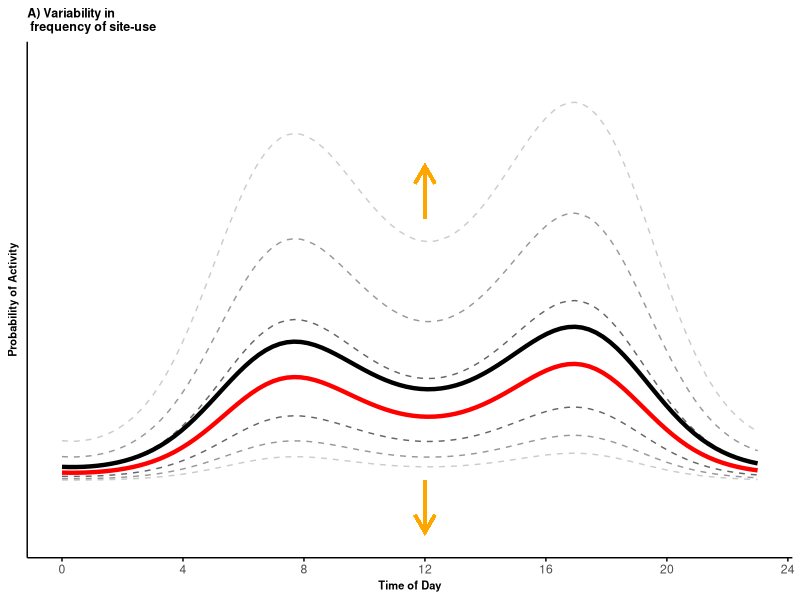
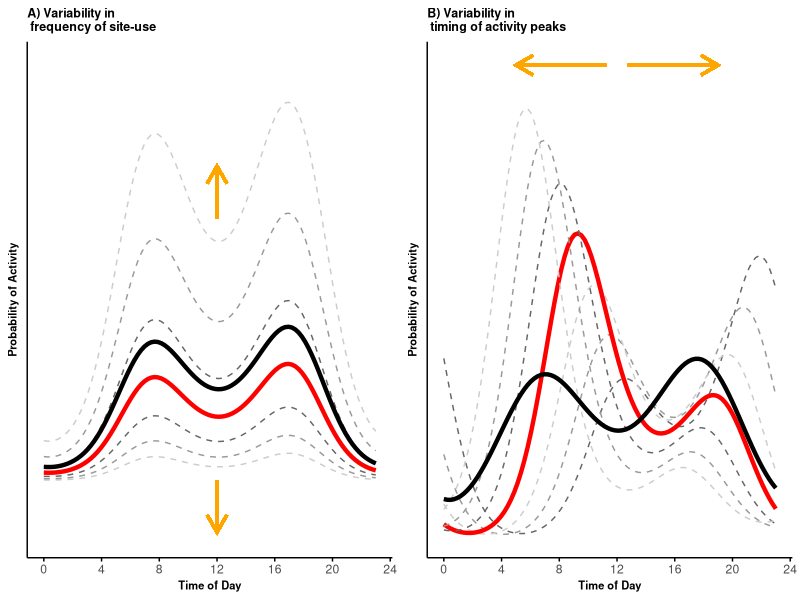
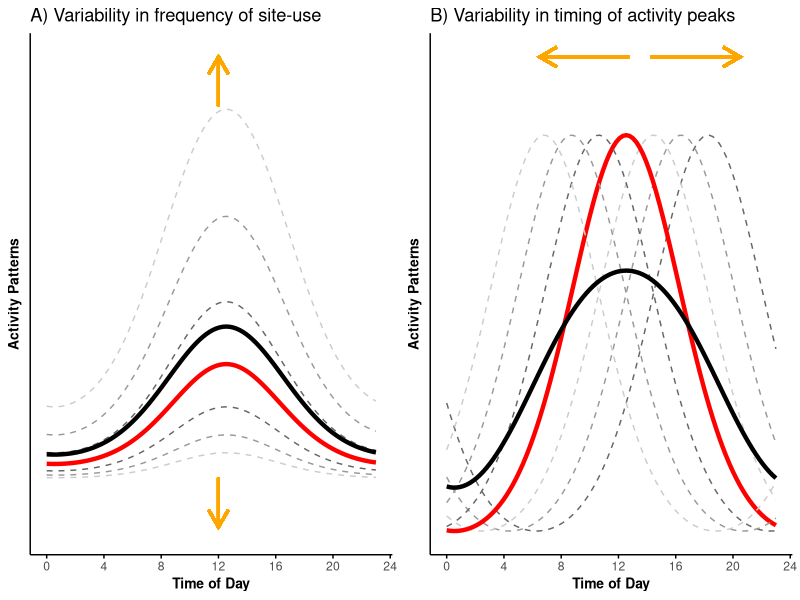

Here is the R script that generated these plots, in order:
## ---- chunk 1
# Load libraries and set equations' parameters
rm(list = ls())
set.seed(129)
library(dplyr)
library(grid)
library(gridExtra)
library(ggplot2)
wavelength = 24
b0 = -3
b1 = 1 
b2 = 0.7
theta0 = 3
theta1 = 2 
tau_i = gamma_i = seq(-1.5, 1.5, by = 0.5)
time <- seq(0, 23, length.out = 100)
## ---- chunk 2
# create the curves
p_df <- data.frame(p = c(
  plogis(b0 + b1*cos(2*pi*time/(24)+theta0 + gamma_i[4]) + b2*cos(2*pi*time/(12)+theta0 + gamma_i[4]) + tau_i[1]),
  plogis(b0 + b1*cos(2*pi*time/(24)+theta0 + gamma_i[4]) + b2*cos(2*pi*time/(12)+theta0 + gamma_i[4]) + tau_i[2]),
  plogis(b0 + b1*cos(2*pi*time/(24)+theta0 + gamma_i[4]) + b2*cos(2*pi*time/(12)+theta0 + gamma_i[4]) + tau_i[3]),
  plogis(b0 + b1*cos(2*pi*time/(24)+theta0 + gamma_i[4]) + b2*cos(2*pi*time/(12)+theta0 + gamma_i[4]) + tau_i[4]), # equivalent to the conditional mean
  plogis(b0 + b1*cos(2*pi*time/(24)+theta0 + gamma_i[4]) + b2*cos(2*pi*time/(12)+theta0 + gamma_i[4]) + tau_i[5]),
  plogis(b0 + b1*cos(2*pi*time/(24)+theta0 + gamma_i[4]) + b2*cos(2*pi*time/(12)+theta0 + gamma_i[4]) + tau_i[6]),
  plogis(b0 + b1*cos(2*pi*time/(24)+theta0 + gamma_i[4]) + b2*cos(2*pi*time/(12)+theta0 + gamma_i[4]) + tau_i[7])
), time = rep(time, 7), 
mean = c(rep(rep("off", length(time)),3), rep("on", length(time)), rep(rep("off", length(time)),3)),
curvesID = as.factor(rep(1:7, each = length(time))),
curvesLeg = as.factor(rep(c("+/- 1.5 SD", "+/- 1 SD", "+/- 0.5 SD", "Conditional", "+/- 0.5 SD", "+/- 1 SD", "+/- 1.5 SD"), each = length(time)))
)

# calculate the marginal mean activity curve by integrating over the distribution of the random effects
p_marg <- matrix(NA,length(time), 1)
for(i in 1:length(time)){
     intfun<-function(tau_x){
       plogis(b0 + b1*cos(2*pi*time[i]/(24)+ theta0 + gamma_i[4]) + b2*cos(2*pi*time[i]/(12)+theta0 + gamma_i[4]) + tau_x)*dnorm(tau_x, mean = 0, sd = 1)
       }
       p_marg[i]<-integrate(intfun,-Inf, Inf)[1]
}
p_df2 <- data.frame(p = unlist(p_marg),
                    time = time,
                    mean = "on", 
                    curvesID = as.factor(8),
                    curvesLeg = as.factor("Marginal"))
p_df <- rbind(p_df, p_df2)

# p_df2 <- p_df %>% select(p, time) %>% group_by(time) %>% 
#   summarize(p = mean(p)) %>% 
#   mutate(mean = "on", curvesID = as.factor(8),
#          curvesLeg = as.factor("Marginal"))
# 
# p_df <- rbind(p_df, as.data.frame(p_df2))

# plot
(pl_vert <- ggplot(p_df, aes(x = time, y = p, group = curvesID)) +
  geom_line(aes(color = curvesLeg, linewidth = mean, linetype = mean)) +
  scale_color_manual(values = c("grey40", "grey60", "grey80", "red", "black")) +
  scale_linewidth_manual(values = c(0.5, 1.5)) +
  scale_linetype_manual(values = c(2, 1, 2)) +
  coord_cartesian(ylim = c(-0.05, 0.40)) +
  labs(x = "Time of Day", y = "Probability of Activity", title = "A) Variability in \n frequency of site-use") +
  theme_minimal()+
  theme(legend.position = "none",
        axis.line = element_line(colour = 'black', linetype = 'solid'),
        axis.ticks.x = element_line(colour = 'black', linetype = 'solid'), #element_blank(), #
        axis.text.y = element_blank(), 
        axis.title=element_text(size = 8,face = "bold"),
        plot.title=element_text(size = 9,face = "bold"),
        panel.grid.minor = element_blank(),
        panel.grid.major = element_blank()) + 
  geom_segment(aes(x=12, y=min(p), xend=12, yend=min(p)-0.05), arrow=arrow(length= unit(0.5, "cm")), 
               linewidth = 1, color = "orange", linejoin = "mitre") +
  geom_segment(aes(x=12, y=0.25+0.003, xend=12, yend=0.25+0.053), arrow=arrow(length= unit(0.5, "cm")), 
               linewidth = 1, color = "orange", linejoin = "mitre")+
  scale_x_continuous(breaks=seq(0,24,length.out=7), labels=seq(0,24,4))) 

## ---- chunk 3
# create the curves
p_df <- data.frame(p = c(
  plogis(b0 + b1*cos(2*pi*time/(24)+theta0 + gamma_i[1]) + b2*cos(2*pi*time/(12)+ theta1 + gamma_i[1]) + tau_i[4]),
  plogis(b0 + b1*cos(2*pi*time/(24)+theta0 + gamma_i[2]) + b2*cos(2*pi*time/(12)+ theta1 + gamma_i[2]) + tau_i[4]),
  plogis(b0 + b1*cos(2*pi*time/(24)+theta0 + gamma_i[3]) + b2*cos(2*pi*time/(12)+ theta1 + gamma_i[3]) + tau_i[4]),
  plogis(b0 + b1*cos(2*pi*time/(24)+theta0 + gamma_i[4]) + b2*cos(2*pi*time/(12)+ theta1 + gamma_i[4]) + tau_i[4]),
  plogis(b0 + b1*cos(2*pi*time/(24)+theta0 + gamma_i[5]) + b2*cos(2*pi*time/(12)+ theta1 + gamma_i[5]) + tau_i[4]),
  plogis(b0 + b1*cos(2*pi*time/(24)+theta0 + gamma_i[6]) + b2*cos(2*pi*time/(12)+ theta1 + gamma_i[6]) + tau_i[4]),
  plogis(b0 + b1*cos(2*pi*time/(24)+theta0 + gamma_i[7]) + b2*cos(2*pi*time/(12)+ theta1 + gamma_i[7]) + tau_i[4])
), time = rep(time, 7), 
mean = c(rep(rep("off", length(time)),3), rep("on", length(time)), rep(rep("off", length(time)),3)),
curvesID = as.factor(rep(1:7, each = length(time))),
curvesLeg = as.factor(rep(c("+/- 0.5 SD", "+/- 1 SD", "+/- 1.5 SD", "Conditional", "+/- 0.5 SD", "+/- 1 SD", "+/- 1.5 SD"), each = length(time))) 
)

# calculate the marginal mean activity curve by integrating over the distribution of the random effects
p_marg <- matrix(NA,length(time), 1)
for(i in 1:length(time)){
     intfun<-function(gamma_x){
       plogis(b0 + b1*cos(2*pi*time[i]/(24)+ theta0 + gamma_x) + b2*cos(2*pi*time[i]/(12)+theta0 + gamma_x) + tau_i[4])*dnorm(gamma_x, mean = 0, sd = 1)
       }
       p_marg[i]<-integrate(intfun,-Inf, Inf)[1]
}
p_df2 <- data.frame(p = unlist(p_marg),
                    time = time,
                    mean = "on", 
                    curvesID = as.factor(8),
                    curvesLeg = as.factor("Marginal"))
p_df <- rbind(p_df, p_df2)

# # calculate the marginal mean activity curve
# p_df2 <- p_df %>% select(p, time) %>% group_by(time) %>% 
#   summarize(p = mean(p)) %>% 
#   mutate(mean = "on", curvesID = as.factor(8),
#          curvesLeg = as.factor("Marginal"))
# 
# p_df <- rbind(p_df, as.data.frame(p_df2))

# plot
pl_hor <- ggplot(p_df, aes(x = time, y = p, group = curvesID)) +
  geom_line(aes(color = curvesLeg, linewidth = mean, linetype = mean)) +
  scale_color_manual(values = c("grey40", "grey60", "grey80", "red", "black")) +
  scale_linewidth_manual(values = c(0.5, 1.5)) +
  scale_linetype_manual(values = c(2, 1)) +
  labs(x = "Time of Day", y = "Probability of Activity", title = "B) Variability in \n timing of activity peaks") +
  theme_minimal()+
  theme(legend.position = "none", 
        axis.line = element_line(colour = 'black', linetype = 'solid'),
        axis.ticks.x = element_line(colour = 'black', linetype = 'solid'), 
        axis.text.y = element_blank(), 
        axis.title=element_text(size=8,face="bold"),
        plot.title=element_text(size=9,face="bold"),
        panel.grid.minor = element_blank(),
        panel.grid.major = element_blank()) +
  geom_segment(aes(x=12 - 0.75, y=max(p) + 0.02, xend=12 - 7, yend=max(p) + 0.02), arrow=arrow(length= unit(0.5, "cm")), 
               linewidth = 1, color = "orange", linejoin = "mitre") +
  geom_segment(aes(x=12 + 0.75, y=max(p) + 0.02, xend=12 + 7, yend=max(p) + 0.02), arrow=arrow(length= unit(0.5, "cm")), 
               linewidth = 1, color = "orange", linejoin = "mitre") +
  scale_x_continuous(breaks=seq(0,24,length.out=7), labels=seq(0,24,4))+
  guides(linetype=element_blank())


# Join plots
pl <- grid.arrange(pl_vert, pl_hor, ncol = 2)

## ---- chunk 4
# setting beta2 equal to zero 
b2 = 0

# change in frequency of site-use
# create the curves
p_df <- data.frame(p = c(
  plogis(b0 + b1*cos(2*pi*time/(24)+theta0 + gamma_i[4]) + b2*cos(2*pi*time/(12)+theta0 + gamma_i[4]) + tau_i[1]),
  plogis(b0 + b1*cos(2*pi*time/(24)+theta0 + gamma_i[4]) + b2*cos(2*pi*time/(12)+theta0 + gamma_i[4]) + tau_i[2]),
  plogis(b0 + b1*cos(2*pi*time/(24)+theta0 + gamma_i[4]) + b2*cos(2*pi*time/(12)+theta0 + gamma_i[4]) + tau_i[3]),
  plogis(b0 + b1*cos(2*pi*time/(24)+theta0 + gamma_i[4]) + b2*cos(2*pi*time/(12)+theta0 + gamma_i[4]) + tau_i[4]),
  plogis(b0 + b1*cos(2*pi*time/(24)+theta0 + gamma_i[4]) + b2*cos(2*pi*time/(12)+theta0 + gamma_i[4]) + tau_i[5]),
  plogis(b0 + b1*cos(2*pi*time/(24)+theta0 + gamma_i[4]) + b2*cos(2*pi*time/(12)+theta0 + gamma_i[4]) + tau_i[6]),
  plogis(b0 + b1*cos(2*pi*time/(24)+theta0 + gamma_i[4]) + b2*cos(2*pi*time/(12)+theta0 + gamma_i[4]) + tau_i[7])
), time = rep(time, 7), 
mean = c(rep(rep("off", length(time)),3), rep("on", length(time)), rep(rep("off", length(time)),3)),
curvesID = as.factor(rep(1:7, each = length(time))),
curvesLeg = as.factor(rep(c("+/- 1.5 SD", "+/- 1 SD", "+/- 0.5 SD", "Conditional", "+/- 0.5 SD", "+/- 1 SD", "+/- 1.5 SD"), each = length(time)))
)

# calculate the marginal mean activity curve
p_df2 <- p_df %>% select(p, time) %>% group_by(time) %>% 
  summarize(p = mean(p)) %>% 
  mutate(mean = "on", curvesID = as.factor(8),
         curvesLeg = as.factor("Marginal"))

p_df <- rbind(p_df, as.data.frame(p_df2))

# plot
pl_vert_uni <- ggplot(p_df, aes(x = time, y = p, group = curvesID)) +
  geom_line(aes(color = curvesLeg, linewidth = mean, linetype = mean)) +
  scale_color_manual(values = c("grey40", "grey60", "grey80", "red", "black")) +
  scale_linewidth_manual(values = c(0.5, 1.5)) +
  scale_linetype_manual(values = c(2, 1, 2)) +
  coord_cartesian(ylim = c(-0.05, max(p_df$p)+0.053)) +
  labs(x = "Time of Day", y = "Activity Patterns", title = "A) Variability in frequency of site-use") +
  theme_minimal()+
  theme(legend.position = "none",
        axis.line = element_line(colour = 'black', linetype = 'solid'),
        axis.ticks.x = element_line(colour = 'black', linetype = 'solid'), 
        axis.text.y = element_blank(), #element_text(size=8),
        axis.title=element_text(size=10,face="bold"),
        panel.grid.minor = element_blank(),
        panel.grid.major = element_blank()) + 
  geom_segment(aes(x=12, y=min(p), xend=12, yend=min(p)-0.05), arrow=arrow(length= unit(0.5, "cm")), 
               linewidth = 1, color = "orange", linejoin = "mitre") +
  geom_segment(aes(x=12, y=max(p)+0.003, xend=12, yend=max(p)+0.053), arrow=arrow(length= unit(0.5, "cm")), 
               linewidth = 1, color = "orange", linejoin = "mitre")+
  scale_x_continuous(breaks=seq(0,24,length.out=7), labels=seq(0,24,4)) 

# change in timing of activity peak
# creating the curves
p_df <- data.frame(p = c(
  plogis(b0 + b1*cos(2*pi*time/(24)+theta0 + gamma_i[1]) + b2*cos(2*pi*time/(12)+ theta1 + gamma_i[1]) + tau_i[4]),
  plogis(b0 + b1*cos(2*pi*time/(24)+theta0 + gamma_i[2]) + b2*cos(2*pi*time/(12)+ theta1 + gamma_i[2]) + tau_i[4]),
  plogis(b0 + b1*cos(2*pi*time/(24)+theta0 + gamma_i[3]) + b2*cos(2*pi*time/(12)+ theta1 + gamma_i[3]) + tau_i[4]),
  plogis(b0 + b1*cos(2*pi*time/(24)+theta0 + gamma_i[4]) + b2*cos(2*pi*time/(12)+ theta1 + gamma_i[4]) + tau_i[4]),
  plogis(b0 + b1*cos(2*pi*time/(24)+theta0 + gamma_i[5]) + b2*cos(2*pi*time/(12)+ theta1 + gamma_i[5]) + tau_i[4]),
  plogis(b0 + b1*cos(2*pi*time/(24)+theta0 + gamma_i[6]) + b2*cos(2*pi*time/(12)+ theta1 + gamma_i[6]) + tau_i[4]),
  plogis(b0 + b1*cos(2*pi*time/(24)+theta0 + gamma_i[7]) + b2*cos(2*pi*time/(12)+ theta1 + gamma_i[7]) + tau_i[4])
), time = rep(time, 7), 
mean = c(rep(rep("off", length(time)),3), rep("on", length(time)), rep(rep("off", length(time)),3)),
curvesID = as.factor(rep(1:7, each = length(time))),
curvesLeg = as.factor(rep(c("+/- 0.5 SD", "+/- 1 SD", "+/- 1.5 SD", "Conditional", "+/- 0.5 SD", "+/- 1 SD", "+/- 1.5 SD"), each = length(time))) 
)

# calculate the marginal mean activity curve
p_df2 <- p_df %>% select(p, time) %>% group_by(time) %>% 
  summarize(p = mean(p)) %>% 
  mutate(mean = "on", curvesID = as.factor(8),
         curvesLeg = as.factor("Marginal"))

p_df <- rbind(p_df, as.data.frame(p_df2))

# plot
pl_hor_uni <- ggplot(p_df, aes(x = time, y = p, group = curvesID)) +
  geom_line(aes(color = curvesLeg, linewidth = mean, linetype = mean)) +
  scale_color_manual(values = c("grey40", "grey60", "grey80", "red", "black")) +
  scale_linewidth_manual(values = c(0.5, 1.5)) +
  scale_linetype_manual(values = c(2, 1)) +
  labs(x = "Time of Day", y = "Activity Patterns", title = "B) Variability in timing of activity peaks") +
  theme_minimal()+
  theme(legend.position = "none", 
        axis.line = element_line(colour = 'black', linetype = 'solid'),
        axis.ticks.x = element_line(colour = 'black', linetype = 'solid'),
        axis.text.y = element_blank(), #element_text(size=8),
        axis.title=element_text(size=10,face="bold"),
        panel.grid.minor = element_blank(),
        panel.grid.major = element_blank()) +
  geom_segment(aes(x=13.5 - 0.75, y=max(p) + 0.02, xend=13.5 - 7, yend=max(p) + 0.02), arrow=arrow(length= unit(0.5, "cm")), 
               linewidth = 1, color = "orange", linejoin = "mitre") +
  geom_segment(aes(x=13.5 + 0.75, y=max(p) + 0.02, xend=13.5 + 7, yend=max(p) + 0.02), arrow=arrow(length= unit(0.5, "cm")), 
               linewidth = 1, color = "orange", linejoin = "mitre") +
  scale_x_continuous(breaks=seq(0,24,length.out=7), labels=seq(0,24,4))+
  guides(linetype=element_blank())


# Join plots
pl_uni <- grid.arrange(pl_vert_uni, pl_hor_uni, ncol = 2)
